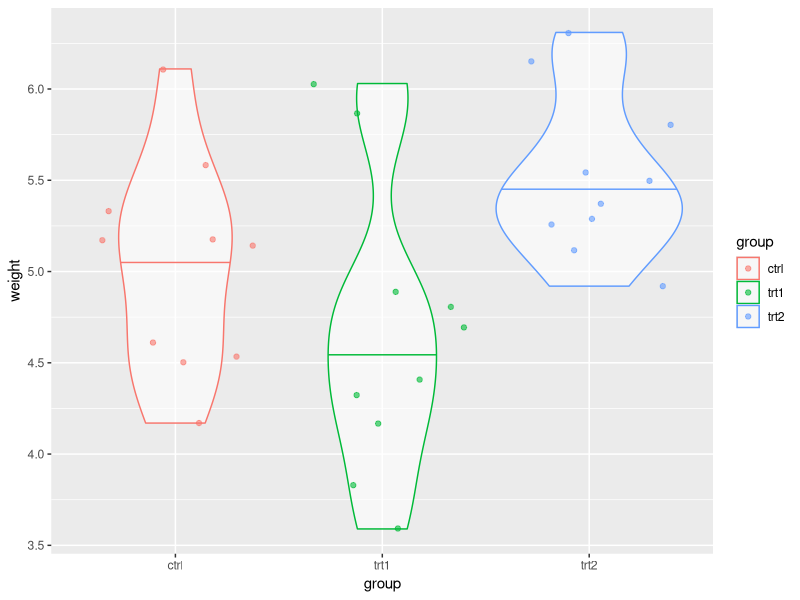

This chart was generated by the following R code:
## Biostatistics 8 October 2026
## Clayton Glasgow

## ANOVA Laboratory

# load library
library(tidyverse)


# 11.5.1 -- Application to PlantGrowth ------------------------------------

## 1. The data set consists of two columns: weight, group. 
## Create figures similar to Figure 11.1.

# load plant data
df_plants <- PlantGrowth

# plot similar to Figure 11.1
df_plants %>% 
  ggplot(aes(x = group, y = weight, color = group)) +
  geom_violin(draw_quantiles = 0.5, # draw median horizontal line
              alpha = 0.6) + # transparency
  geom_jitter(alpha = 0.6) # transparency


## 2. Conduct an ANOVA to examine whether there are differences in weight among 
## the different groups.
plant_weight_anova <- aov(weight ~ group, data = df_plants)

print(plant_weight_anova)
summary(plant_weight_anova)

## 3. Discuss what values to be reported in a scientific article.

# in a scientific paper, I would report the following values:

  # p-value -- 0.0159, indicating that there is at least one significant 
  # difference among the groups

  # F-statistic -- 4.846, which shows the ratio of between-group to within-group
  # variance. A value of 4.846 means that the between-group variance was nearly
  # 5 times greater than the within group variance

  # Degrees of freedom -- there are two numbers to report here. The df for 
  # between-groups is 2 (Ng - 1, with Ng = 3), and the df for within-groups is 27 
  # (N - Ng, with N = 30 and Ng = 3)


# ## 11.5.2 Power analysis ------------------------------------------------

# You’re planning to compare the mean plant biomass among three different 
# wetlands using ANOVA. You expect a large effect size (Cohen’s f = 0.5) and 
# want to achieve 80% power at a 0.05 significance level. 

# How can you calculate the required sample size per group in R? 
# You may use pwr::pwr.anova.test() function in R.

# install pwr package
# install.packages("pwr")

pwr::pwr.anova.test(
  k = 3,
  f = 0.5,
  sig.level = 0.05,
  power = 0.8
)

# required sample size is 13.89521, so 14 samples per group would need to be used
